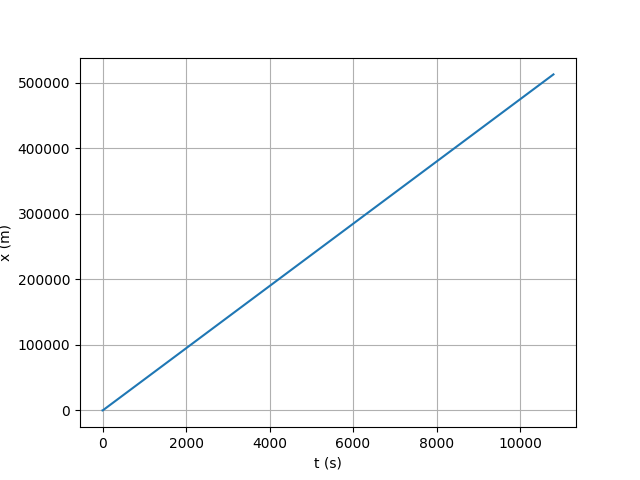

This figure's Python source:
import numpy as np
import matplotlib.pyplot as plt

P = 283*735.4975
x0 = 0
v0 = 1
cres = 0.9
u = 0.1
A = 1.80*1.30
m = 1500

ti = 0
tf = 3*60*60
dt = 0.001
n = int((tf-ti)/dt)

t = np.linspace(ti,tf,n+1)

def planoInclinado_res_1D(x0,v0,n,dt,cres,u,A,m,P,ang=0):
    x=np.empty(n+1)
    vx=np.empty(n+1)
    ax=np.empty(n+1)
    
    p_ar=1.225
    g=9.8
    
    x[0]=x0
    vx[0]=v0
    ax[0]=0
    
    for i in range(n):
        vv=np.abs(vx[i])
        ax[i]=-g*np.sin(ang) -u*g*np.cos(ang) -(0.5*cres*A*p_ar*vx[i]*vv)/m + P/(m*vx[i])
        vx[i+1]=vx[i]+ax[i]*dt
        x[i+1]=x[i]+vx[i]*dt
    return x,vx,ax

values = planoInclinado_res_1D(x0,v0,n,dt,cres,u,A,m,P)
x = values[0]

print("Distância percorrida:", x[n])

plt.xlabel("t (s)")
plt.ylabel("x (m)")
plt.plot(t,x)
plt.grid()
plt.show()
